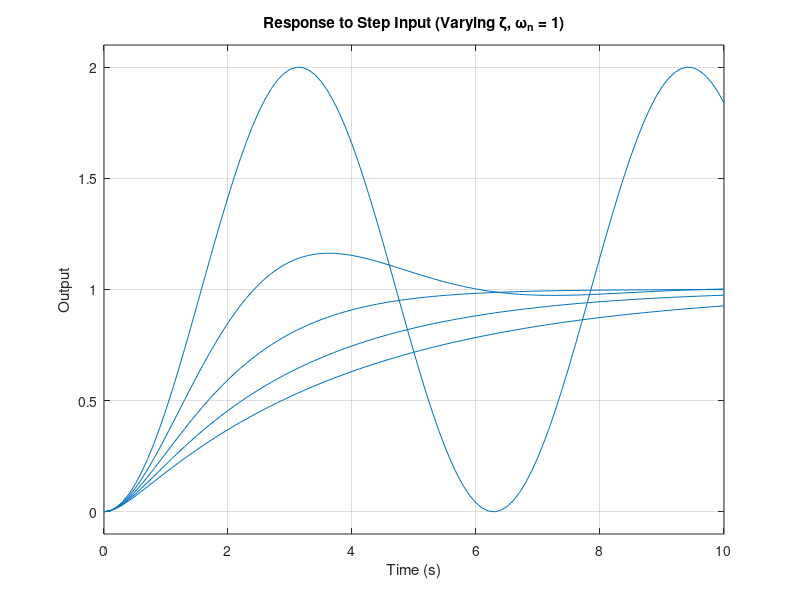

Source code (MATLAB): (Note: this script raises an error after producing the figure.)
function [] = SecondOrderNew()
    % Parameters
    t = 0:0.1:10; % Time vector
    W_n  = linspace(1,5,5); % Natural Frequancy
    Zeta = linspace(0,2,5); % Damping Constant

    % Analyze each input type
    AnalyzeInput(W_n, Zeta, 'Step');
    AnalyzeInput(W_n, Zeta, 'Ramp');
    AnalyzeInput(W_n, Zeta, 'Parabolic');
end

function [] = AnalyzeInput(W, Z, inputType)
    % Define the base transfer function and scaling for each input type
    switch inputType
        case 'Step'
            scalingTF = 1; % No modification for step input
        case 'Ramp'
            scalingTF = tf([0 1], [1 0]); % Divide by s
        case 'Parabolic'
            scalingTF = tf([0 0 1], [1 0 0]); % Divide by s^2
    end

    % Plot responses for varying Damping constants (T)
    figure;
    legendStr = cell(1, length(Z));
    for i = 1:length(Z)
        G = tf([0 1], [1 (2*Z(i)) 1]) * scalingTF; % Apply the scaling for the input type
        step(G, 0:0.1:10); % Compute step response
        hold on;
        legendStr{i} = "(\zeta) = " + Z(i);
    end
    title(['Response to ' inputType ' Input (Varying \zeta, \omega_n = 1)']);
    xlabel('Time (s)');
    ylabel('Output');
    legend(legendStr);
    grid on;

    % Plot responses for varying Natural Frequancy (K)
    figure;
    legendStr = cell(1, length(W));
    for i = 1:length(W)
        G = tf([0 W(i)^2], [1 (2*W(i)) W(i)^2]) * scalingTF; % Apply the scaling for the input type
        step(G, 0:0.1:10); % Compute step response
        hold on;
        legendStr{i} = "(\omega_n) = " + W(i);
    end
    title(['Response to ' inputType ' Input (Varying \omega_n, \zeta = 1)']);
    xlabel('Time (s)');
    ylabel('Output');
    legend(legendStr);
    grid on;
end
